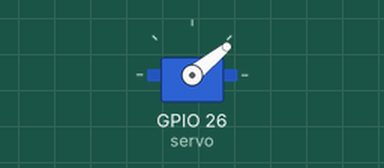
A program run on a simulated ESP32 board running MicroPython. On the bench: servo. Servo angles are drawn from the pulse width (0.5 ms = 0°, 2.5 ms = 180°). At 2.0 s the program stops and its outputs stay as they are.

Above: at 0.15 s.
At 1.09 s:
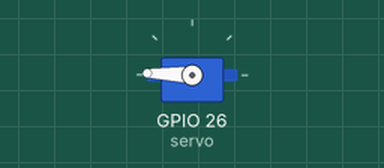
At 2.0 s:
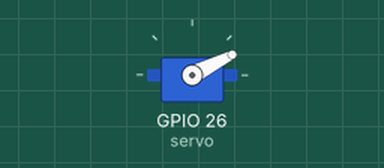
Timing chart, 0 to 3.5 s (numbered marks = the images above):
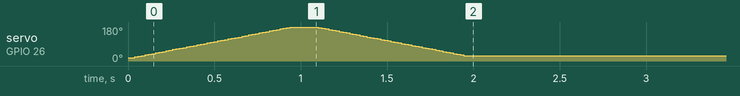

Measured:
- by itself, servo on GPIO 26 (servo): rises from 17° to 180° in 0.92 s, then falls to 27° in 1.0 s

The program:

servoTest.py
```python
# control a cheap amd simple servo motor through PWM

from machine import Pin,PWM
import time

_SERVO_PIN=26

servo=PWM(Pin(_SERVO_PIN))
servo.freq(50) # servo motor require 50 Hz frequency
for i in range(35,135):
    servo.duty(i)
    time.sleep(0.01)

for i in range(135,40,-1):
    servo.duty(i)
    time.sleep(0.01)
```
